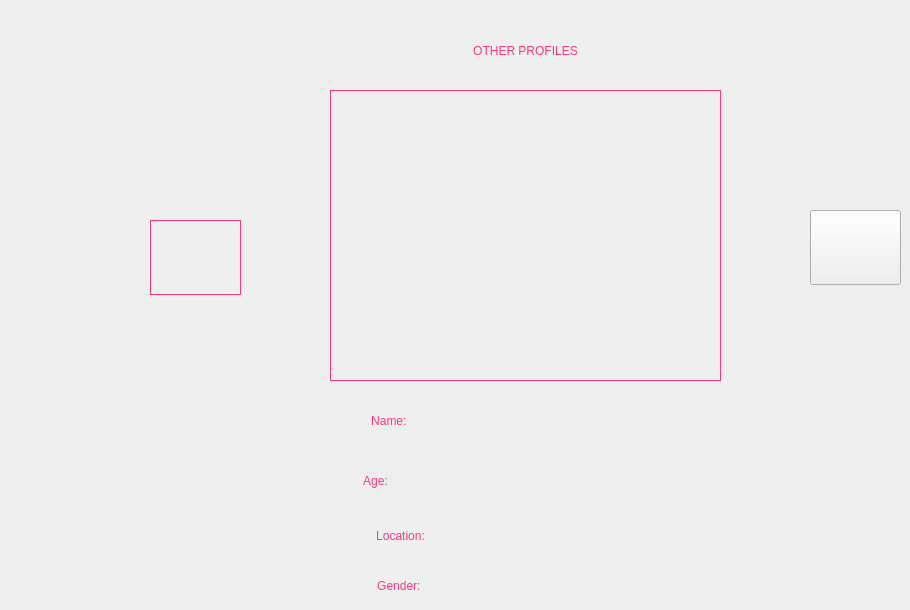
          <widget class="QWidget" name="Others_page">
           <widget class="QLabel" name="label_2">
            <property name="geometry">
             <rect>
              <x>410</x>
              <y>20</y>
              <width>231</width>
              <height>61</height>
             </rect>
            </property>
            <property name="styleSheet">
             <string notr="true">color: rgb(253, 58, 115);
font: 75 16pt &quot;MS Shell Dlg 2&quot;;
</string>
            </property>
            <property name="text">
             <string>OTHER PROFILES</string>
            </property>
            <property name="alignment">
             <set>Qt::AlignCenter</set>
            </property>
           </widget>
           <widget class="QLabel" name="Other_Profiles_Image_Label">
            <property name="geometry">
             <rect>
              <x>330</x>
              <y>90</y>
              <width>391</width>
              <height>291</height>
             </rect>
            </property>
            <property name="styleSheet">
             <string notr="true">border: 1px solid #fd3a73;
</string>
            </property>
            <property name="text">
             <string/>
            </property>
            <property name="scaledContents">
             <bool>true</bool>
            </property>
           </widget>
           <widget class="QLabel" name="label_6">
            <property name="geometry">
             <rect>
              <x>330</x>
              <y>400</y>
              <width>121</width>
              <height>41</height>
             </rect>
            </property>
            <property name="styleSheet">
             <string notr="true">color: rgb(253, 58, 115);
font: 75 16pt &quot;MS Shell Dlg 2&quot;;
</string>
            </property>
            <property name="text">
             <string>Name: </string>
            </property>
            <property name="alignment">
             <set>Qt::AlignCenter</set>
            </property>
           </widget>
           <widget class="QLabel" name="label_8">
            <property name="geometry">
             <rect>
              <x>330</x>
              <y>460</y>
              <width>91</width>
              <height>41</height>
             </rect>
            </property>
            <property name="styleSheet">
             <string notr="true">color: rgb(253, 58, 115);
font: 75 16pt &quot;MS Shell Dlg 2&quot;;
</string>
            </property>
            <property name="text">
             <string>Age:</string>
            </property>
            <property name="alignment">
             <set>Qt::AlignCenter</set>
            </property>
           </widget>
           <widget class="QLabel" name="label_9">
            <property name="geometry">
             <rect>
              <x>330</x>
              <y>520</y>
              <width>141</width>
              <height>31</height>
             </rect>
            </property>
            <property name="styleSheet">
             <string notr="true">color: rgb(253, 58, 115);
font: 75 16pt &quot;MS Shell Dlg 2&quot;;
</string>
            </property>
            <property name="text">
             <string>Location:</string>
            </property>
            <property name="alignment">
             <set>Qt::AlignCenter</set>
            </property>
           </widget>
           <widget class="QLabel" name="Other_Profiles_name_label">
            <property name="geometry">
             <rect>
              <x>460</x>
              <y>400</y>
              <width>261</width>
              <height>41</height>
             </rect>
            </property>
            <property name="styleSheet">
             <string notr="true">color: white;
font: 75 16pt &quot;MS Shell Dlg 2&quot;;
</string>
            </property>
            <property name="text">
             <string/>
            </property>
            <property name="alignment">
             <set>Qt::AlignCenter</set>
            </property>
           </widget>
           <widget class="QLabel" name="Other_Profiles_age_label">
            <property name="geometry">
             <rect>
              <x>460</x>
              <y>460</y>
              <width>261</width>
              <height>41</height>
             </rect>
            </property>
            <property name="styleSheet">
             <string notr="true">color: white;
font: 75 16pt &quot;MS Shell Dlg 2&quot;;
</string>
            </property>
            <property name="text">
             <string/>
            </property>
            <property name="alignment">
             <set>Qt::AlignCenter</set>
            </property>
           </widget>
           <widget class="QLabel" name="Other_Profiles_location_label">
            <property name="geometry">
             <rect>
              <x>470</x>
              <y>510</y>
              <width>261</width>
              <height>41</height>
             </rect>
            </property>
            <property name="styleSheet">
             <string notr="true">color: white;
font: 75 16pt &quot;MS Shell Dlg 2&quot;;
</string>
            </property>
            <property name="text">
             <string/>
            </property>
            <property name="scaledContents">
             <bool>false</bool>
            </property>
            <property name="alignment">
             <set>Qt::AlignCenter</set>
            </property>
           </widget>
           <widget class="QPushButton" name="Right_arrow_button">
            <property name="geometry">
             <rect>
              <x>810</x>
              <y>210</y>
              <width>91</width>
              <height>75</height>
             </rect>
            </property>
            <property name="minimumSize">
             <size>
              <width>26</width>
              <height>75</height>
             </size>
            </property>
            <property name="toolTip">
             <string>OTHER PROFILES</string>
            </property>
            <property name="styleSheet">
             <string notr="true">QPushButton{
background-image: url(:/Arrowimages/right-arrow (2).png);
background-repeat: no-repeat;
padding-left: 50px;
border: 1px solid #fd3a73
}
;</string>
            </property>
            <property name="text">
             <string/>
            </property>
           </widget>
           <widget class="QPushButton" name="Left_arrow_button">
            <property name="geometry">
             <rect>
              <x>150</x>
              <y>220</y>
              <width>91</width>
              <height>75</height>
             </rect>
            </property>
            <property name="minimumSize">
             <size>
              <width>26</width>
              <height>75</height>
             </size>
            </property>
            <property name="toolTip">
             <string>OTHER PROFILES</string>
            </property>
            <property name="styleSheet">
             <string notr="true">QPushButton{
background-image: url(:/Arrowimages/left-arrow (1).png);
background-repeat: no-repeat;
padding-left: 50px;
border: 1px solid #fd3a73;
}
</string>
            </property>
            <property name="text">
             <string/>
            </property>
           </widget>
           <widget class="QLabel" name="label_10">
            <property name="geometry">
             <rect>
              <x>340</x>
              <y>570</y>
              <width>121</width>
              <height>31</height>
             </rect>
            </property>
            <property name="styleSheet">
             <string notr="true">color: rgb(253, 58, 115);
font: 75 16pt &quot;MS Shell Dlg 2&quot;;
</string>
            </property>
            <property name="text">
             <string>Gender: </string>
            </property>
            <property name="alignment">
             <set>Qt::AlignCenter</set>
            </property>
           </widget>
           <widget class="QLabel" name="Other_Profiles_Gender_label">
            <property name="geometry">
             <rect>
              <x>470</x>
              <y>560</y>
              <width>261</width>
              <height>41</height>
             </rect>
            </property>
            <property name="styleSheet">
             <string notr="true">color: white;
font: 75 16pt &quot;MS Shell Dlg 2&quot;;
</string>
            </property>
            <property name="text">
             <string/>
            </property>
            <property name="scaledContents">
             <bool>false</bool>
            </property>
            <property name="alignment">
             <set>Qt::AlignCenter</set>
            </property>
           </widget>
          </widget>
